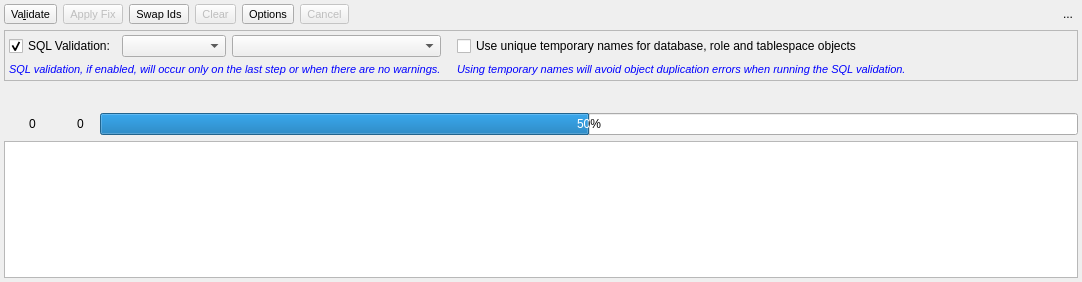
<?xml version="1.0" encoding="UTF-8"?>
<ui version="4.0">
 <class>ModelValidationWidget</class>
 <widget class="QWidget" name="ModelValidationWidget">
  <property name="geometry">
   <rect>
    <x>0</x>
    <y>0</y>
    <width>1082</width>
    <height>282</height>
   </rect>
  </property>
  <property name="sizePolicy">
   <sizepolicy hsizetype="Minimum" vsizetype="Preferred">
    <horstretch>0</horstretch>
    <verstretch>0</verstretch>
   </sizepolicy>
  </property>
  <property name="minimumSize">
   <size>
    <width>0</width>
    <height>230</height>
   </size>
  </property>
  <property name="windowTitle">
   <string>Form</string>
  </property>
  <layout class="QGridLayout" name="gridLayout">
   <property name="leftMargin">
    <number>4</number>
   </property>
   <property name="topMargin">
    <number>4</number>
   </property>
   <property name="rightMargin">
    <number>4</number>
   </property>
   <property name="bottomMargin">
    <number>4</number>
   </property>
   <item row="2" column="0" colspan="11">
    <widget class="QWidget" name="prog_info_wgt" native="true">
     <property name="minimumSize">
      <size>
       <width>0</width>
       <height>0</height>
      </size>
     </property>
     <layout class="QGridLayout" name="gridLayout_3">
      <property name="leftMargin">
       <number>0</number>
      </property>
      <property name="topMargin">
       <number>0</number>
      </property>
      <property name="rightMargin">
       <number>0</number>
      </property>
      <property name="bottomMargin">
       <number>0</number>
      </property>
      <item row="1" column="0">
       <layout class="QHBoxLayout" name="horizontalLayout_2">
        <property name="spacing">
         <number>3</number>
        </property>
        <property name="rightMargin">
         <number>10</number>
        </property>
        <item>
         <widget class="QLabel" name="warn_lbl">
          <property name="sizePolicy">
           <sizepolicy hsizetype="Fixed" vsizetype="Fixed">
            <horstretch>0</horstretch>
            <verstretch>0</verstretch>
           </sizepolicy>
          </property>
          <property name="minimumSize">
           <size>
            <width>22</width>
            <height>22</height>
           </size>
          </property>
          <property name="maximumSize">
           <size>
            <width>22</width>
            <height>22</height>
           </size>
          </property>
          <property name="toolTip">
           <string>Warnings: does not prevents model to be saved.</string>
          </property>
          <property name="text">
           <string/>
          </property>
          <property name="textFormat">
           <enum>Qt::AutoText</enum>
          </property>
          <property name="pixmap">
           <pixmap resource="../res/resources.qrc">:/icones/icones/msgbox_alerta.png</pixmap>
          </property>
          <property name="scaledContents">
           <bool>true</bool>
          </property>
         </widget>
        </item>
        <item>
         <widget class="QLabel" name="warn_count_lbl">
          <property name="sizePolicy">
           <sizepolicy hsizetype="Preferred" vsizetype="Fixed">
            <horstretch>0</horstretch>
            <verstretch>0</verstretch>
           </sizepolicy>
          </property>
          <property name="text">
           <string>0</string>
          </property>
          <property name="indent">
           <number>0</number>
          </property>
         </widget>
        </item>
       </layout>
      </item>
      <item row="1" column="2">
       <widget class="QProgressBar" name="validation_prog_pb">
        <property name="sizePolicy">
         <sizepolicy hsizetype="Expanding" vsizetype="Fixed">
          <horstretch>0</horstretch>
          <verstretch>0</verstretch>
         </sizepolicy>
        </property>
        <property name="minimumSize">
         <size>
          <width>100</width>
          <height>0</height>
         </size>
        </property>
        <property name="value">
         <number>50</number>
        </property>
        <property name="invertedAppearance">
         <bool>false</bool>
        </property>
       </widget>
      </item>
      <item row="1" column="1">
       <layout class="QHBoxLayout" name="horizontalLayout">
        <property name="spacing">
         <number>3</number>
        </property>
        <property name="rightMargin">
         <number>10</number>
        </property>
        <item>
         <widget class="QLabel" name="error_lbl">
          <property name="sizePolicy">
           <sizepolicy hsizetype="Fixed" vsizetype="Fixed">
            <horstretch>0</horstretch>
            <verstretch>0</verstretch>
           </sizepolicy>
          </property>
          <property name="minimumSize">
           <size>
            <width>22</width>
            <height>22</height>
           </size>
          </property>
          <property name="maximumSize">
           <size>
            <width>22</width>
            <height>22</height>
           </size>
          </property>
          <property name="toolTip">
           <string>Errors: model will not be saved while there are validation errors.</string>
          </property>
          <property name="text">
           <string/>
          </property>
          <property name="pixmap">
           <pixmap resource="../res/resources.qrc">:/icones/icones/msgbox_erro.png</pixmap>
          </property>
          <property name="scaledContents">
           <bool>true</bool>
          </property>
          <property name="indent">
           <number>0</number>
          </property>
         </widget>
        </item>
        <item>
         <widget class="QLabel" name="error_count_lbl">
          <property name="sizePolicy">
           <sizepolicy hsizetype="Preferred" vsizetype="Fixed">
            <horstretch>0</horstretch>
            <verstretch>0</verstretch>
           </sizepolicy>
          </property>
          <property name="toolTip">
           <string/>
          </property>
          <property name="text">
           <string>0</string>
          </property>
          <property name="indent">
           <number>0</number>
          </property>
         </widget>
        </item>
       </layout>
      </item>
      <item row="0" column="0" colspan="3">
       <layout class="QHBoxLayout" name="horizontalLayout_5">
        <item>
         <widget class="QLabel" name="ico_lbl">
          <property name="sizePolicy">
           <sizepolicy hsizetype="Fixed" vsizetype="Fixed">
            <horstretch>0</horstretch>
            <verstretch>0</verstretch>
           </sizepolicy>
          </property>
          <property name="minimumSize">
           <size>
            <width>20</width>
            <height>20</height>
           </size>
          </property>
          <property name="maximumSize">
           <size>
            <width>20</width>
            <height>20</height>
           </size>
          </property>
          <property name="text">
           <string/>
          </property>
          <property name="scaledContents">
           <bool>true</bool>
          </property>
         </widget>
        </item>
        <item>
         <widget class="QLabel" name="object_lbl">
          <property name="sizePolicy">
           <sizepolicy hsizetype="Expanding" vsizetype="Fixed">
            <horstretch>0</horstretch>
            <verstretch>0</verstretch>
           </sizepolicy>
          </property>
          <property name="text">
           <string/>
          </property>
          <property name="indent">
           <number>5</number>
          </property>
         </widget>
        </item>
       </layout>
      </item>
     </layout>
    </widget>
   </item>
   <item row="0" column="10">
    <widget class="QToolButton" name="hide_tb">
     <property name="minimumSize">
      <size>
       <width>20</width>
       <height>20</height>
      </size>
     </property>
     <property name="maximumSize">
      <size>
       <width>20</width>
       <height>20</height>
      </size>
     </property>
     <property name="toolTip">
      <string>Hide this widget</string>
     </property>
     <property name="text">
      <string>...</string>
     </property>
     <property name="icon">
      <iconset resource="../res/resources.qrc">
       <normaloff>:/icones/icones/fechar1.png</normaloff>:/icones/icones/fechar1.png</iconset>
     </property>
     <property name="autoRaise">
      <bool>true</bool>
     </property>
    </widget>
   </item>
   <item row="4" column="0" colspan="11">
    <widget class="QTreeWidget" name="output_trw">
     <property name="alternatingRowColors">
      <bool>true</bool>
     </property>
     <property name="selectionMode">
      <enum>QAbstractItemView::SingleSelection</enum>
     </property>
     <property name="iconSize">
      <size>
       <width>18</width>
       <height>18</height>
      </size>
     </property>
     <property name="indentation">
      <number>20</number>
     </property>
     <property name="uniformRowHeights">
      <bool>false</bool>
     </property>
     <attribute name="headerVisible">
      <bool>false</bool>
     </attribute>
     <column>
      <property name="text">
       <string/>
      </property>
     </column>
    </widget>
   </item>
   <item row="1" column="0" colspan="11">
    <widget class="QFrame" name="options_frm">
     <property name="sizePolicy">
      <sizepolicy hsizetype="Preferred" vsizetype="Preferred">
       <horstretch>0</horstretch>
       <verstretch>0</verstretch>
      </sizepolicy>
     </property>
     <property name="minimumSize">
      <size>
       <width>0</width>
       <height>0</height>
      </size>
     </property>
     <property name="frameShape">
      <enum>QFrame::StyledPanel</enum>
     </property>
     <property name="frameShadow">
      <enum>QFrame::Raised</enum>
     </property>
     <layout class="QGridLayout" name="gridLayout_2">
      <property name="leftMargin">
       <number>4</number>
      </property>
      <property name="topMargin">
       <number>4</number>
      </property>
      <property name="rightMargin">
       <number>4</number>
      </property>
      <property name="bottomMargin">
       <number>4</number>
      </property>
      <item row="0" column="5">
       <widget class="QCheckBox" name="use_tmp_names_chk">
        <property name="sizePolicy">
         <sizepolicy hsizetype="Expanding" vsizetype="Fixed">
          <horstretch>0</horstretch>
          <verstretch>0</verstretch>
         </sizepolicy>
        </property>
        <property name="text">
         <string>Use unique temporary names for database, role and tablespace objects</string>
        </property>
       </widget>
      </item>
      <item row="0" column="0">
       <widget class="QCheckBox" name="sql_validation_chk">
        <property name="sizePolicy">
         <sizepolicy hsizetype="Fixed" vsizetype="Fixed">
          <horstretch>0</horstretch>
          <verstretch>0</verstretch>
         </sizepolicy>
        </property>
        <property name="toolTip">
         <string>Enable validation of SQL code on DBMS (requires connection)</string>
        </property>
        <property name="text">
         <string>SQL Validation:</string>
        </property>
        <property name="checked">
         <bool>true</bool>
        </property>
       </widget>
      </item>
      <item row="0" column="1">
       <widget class="QComboBox" name="connections_cmb">
        <property name="enabled">
         <bool>true</bool>
        </property>
        <property name="sizePolicy">
         <sizepolicy hsizetype="Preferred" vsizetype="Fixed">
          <horstretch>0</horstretch>
          <verstretch>0</verstretch>
         </sizepolicy>
        </property>
        <property name="minimumSize">
         <size>
          <width>0</width>
          <height>0</height>
         </size>
        </property>
        <property name="toolTip">
         <string>Connection alias</string>
        </property>
       </widget>
      </item>
      <item row="0" column="2" colspan="2">
       <widget class="QComboBox" name="version_cmb">
        <property name="enabled">
         <bool>true</bool>
        </property>
        <property name="sizePolicy">
         <sizepolicy hsizetype="Preferred" vsizetype="Fixed">
          <horstretch>0</horstretch>
          <verstretch>0</verstretch>
         </sizepolicy>
        </property>
        <property name="toolTip">
         <string>PostgreSQL version</string>
        </property>
       </widget>
      </item>
      <item row="1" column="0" colspan="4">
       <widget class="QLabel" name="label_2">
        <property name="palette">
         <palette>
          <active>
           <colorrole role="WindowText">
            <brush brushstyle="SolidPattern">
             <color alpha="255">
              <red>0</red>
              <green>0</green>
              <blue>255</blue>
             </color>
            </brush>
           </colorrole>
          </active>
          <inactive>
           <colorrole role="WindowText">
            <brush brushstyle="SolidPattern">
             <color alpha="255">
              <red>0</red>
              <green>0</green>
              <blue>255</blue>
             </color>
            </brush>
           </colorrole>
          </inactive>
          <disabled>
           <colorrole role="WindowText">
            <brush brushstyle="SolidPattern">
             <color alpha="255">
              <red>34</red>
              <green>31</green>
              <blue>30</blue>
             </color>
            </brush>
           </colorrole>
          </disabled>
         </palette>
        </property>
        <property name="font">
         <font>
          <pointsize>8</pointsize>
          <italic>true</italic>
         </font>
        </property>
        <property name="text">
         <string>SQL validation, if enabled, will occur only on the last step or when there are no warnings.</string>
        </property>
        <property name="indent">
         <number>-1</number>
        </property>
       </widget>
      </item>
      <item row="1" column="5">
       <widget class="QLabel" name="label_3">
        <property name="sizePolicy">
         <sizepolicy hsizetype="Expanding" vsizetype="Preferred">
          <horstretch>0</horstretch>
          <verstretch>0</verstretch>
         </sizepolicy>
        </property>
        <property name="palette">
         <palette>
          <active>
           <colorrole role="WindowText">
            <brush brushstyle="SolidPattern">
             <color alpha="255">
              <red>0</red>
              <green>0</green>
              <blue>255</blue>
             </color>
            </brush>
           </colorrole>
          </active>
          <inactive>
           <colorrole role="WindowText">
            <brush brushstyle="SolidPattern">
             <color alpha="255">
              <red>0</red>
              <green>0</green>
              <blue>255</blue>
             </color>
            </brush>
           </colorrole>
          </inactive>
          <disabled>
           <colorrole role="WindowText">
            <brush brushstyle="SolidPattern">
             <color alpha="255">
              <red>34</red>
              <green>31</green>
              <blue>30</blue>
             </color>
            </brush>
           </colorrole>
          </disabled>
         </palette>
        </property>
        <property name="font">
         <font>
          <pointsize>8</pointsize>
          <italic>true</italic>
         </font>
        </property>
        <property name="text">
         <string>Using temporary names will avoid object duplication errors when running the SQL validation.</string>
        </property>
       </widget>
      </item>
      <item row="0" column="4" rowspan="2">
       <spacer name="horizontalSpacer_2">
        <property name="orientation">
         <enum>Qt::Horizontal</enum>
        </property>
        <property name="sizeType">
         <enum>QSizePolicy::Fixed</enum>
        </property>
        <property name="sizeHint" stdset="0">
         <size>
          <width>10</width>
          <height>20</height>
         </size>
        </property>
       </spacer>
      </item>
     </layout>
    </widget>
   </item>
   <item row="0" column="1">
    <widget class="QToolButton" name="fix_btn">
     <property name="enabled">
      <bool>false</bool>
     </property>
     <property name="sizePolicy">
      <sizepolicy hsizetype="Fixed" vsizetype="Fixed">
       <horstretch>0</horstretch>
       <verstretch>0</verstretch>
      </sizepolicy>
     </property>
     <property name="font">
      <font>
       <pointsize>8</pointsize>
      </font>
     </property>
     <property name="toolTip">
      <string>Try to resolve the reported issues.</string>
     </property>
     <property name="text">
      <string>Apply Fix</string>
     </property>
     <property name="icon">
      <iconset resource="../res/resources.qrc">
       <normaloff>:/icones/icones/fixobject.png</normaloff>:/icones/icones/fixobject.png</iconset>
     </property>
     <property name="iconSize">
      <size>
       <width>20</width>
       <height>20</height>
      </size>
     </property>
     <property name="shortcut">
      <string>Ctrl+S</string>
     </property>
     <property name="toolButtonStyle">
      <enum>Qt::ToolButtonTextBesideIcon</enum>
     </property>
     <property name="arrowType">
      <enum>Qt::NoArrow</enum>
     </property>
    </widget>
   </item>
   <item row="0" column="3">
    <widget class="QToolButton" name="clear_btn">
     <property name="enabled">
      <bool>false</bool>
     </property>
     <property name="font">
      <font>
       <pointsize>8</pointsize>
      </font>
     </property>
     <property name="toolTip">
      <string>Clear validation results</string>
     </property>
     <property name="text">
      <string>Clear</string>
     </property>
     <property name="icon">
      <iconset resource="../res/resources.qrc">
       <normaloff>:/icones/icones/limpartexto.png</normaloff>:/icones/icones/limpartexto.png</iconset>
     </property>
     <property name="iconSize">
      <size>
       <width>20</width>
       <height>20</height>
      </size>
     </property>
     <property name="toolButtonStyle">
      <enum>Qt::ToolButtonTextBesideIcon</enum>
     </property>
    </widget>
   </item>
   <item row="0" column="4">
    <widget class="QToolButton" name="options_btn">
     <property name="enabled">
      <bool>true</bool>
     </property>
     <property name="sizePolicy">
      <sizepolicy hsizetype="Fixed" vsizetype="Fixed">
       <horstretch>0</horstretch>
       <verstretch>0</verstretch>
      </sizepolicy>
     </property>
     <property name="font">
      <font>
       <pointsize>8</pointsize>
      </font>
     </property>
     <property name="toolTip">
      <string>Try to apply a fix on the selected validation info.</string>
     </property>
     <property name="text">
      <string>Options</string>
     </property>
     <property name="icon">
      <iconset resource="../res/resources.qrc">
       <normaloff>:/icones/icones/config.png</normaloff>:/icones/icones/config.png</iconset>
     </property>
     <property name="iconSize">
      <size>
       <width>20</width>
       <height>20</height>
      </size>
     </property>
     <property name="checkable">
      <bool>true</bool>
     </property>
     <property name="toolButtonStyle">
      <enum>Qt::ToolButtonTextBesideIcon</enum>
     </property>
    </widget>
   </item>
   <item row="0" column="6" colspan="4">
    <spacer name="horizontalSpacer">
     <property name="orientation">
      <enum>Qt::Horizontal</enum>
     </property>
     <property name="sizeHint" stdset="0">
      <size>
       <width>405</width>
       <height>17</height>
      </size>
     </property>
    </spacer>
   </item>
   <item row="0" column="5">
    <widget class="QToolButton" name="cancel_btn">
     <property name="enabled">
      <bool>false</bool>
     </property>
     <property name="font">
      <font>
       <pointsize>8</pointsize>
      </font>
     </property>
     <property name="toolTip">
      <string>Cancel the SQL validation in progress.</string>
     </property>
     <property name="text">
      <string>Cancel</string>
     </property>
     <property name="icon">
      <iconset resource="../res/resources.qrc">
       <normaloff>:/icones/icones/msgbox_erro.png</normaloff>:/icones/icones/msgbox_erro.png</iconset>
     </property>
     <property name="iconSize">
      <size>
       <width>20</width>
       <height>20</height>
      </size>
     </property>
     <property name="shortcut">
      <string>Esc</string>
     </property>
     <property name="toolButtonStyle">
      <enum>Qt::ToolButtonTextBesideIcon</enum>
     </property>
    </widget>
   </item>
   <item row="0" column="2">
    <widget class="QToolButton" name="swap_ids_btn">
     <property name="font">
      <font>
       <pointsize>8</pointsize>
      </font>
     </property>
     <property name="toolTip">
      <string>Change the creation order for two objects by swapping their ids</string>
     </property>
     <property name="text">
      <string>Swap Ids</string>
     </property>
     <property name="icon">
      <iconset resource="../res/resources.qrc">
       <normaloff>:/icones/icones/swapobjs.png</normaloff>:/icones/icones/swapobjs.png</iconset>
     </property>
     <property name="iconSize">
      <size>
       <width>20</width>
       <height>20</height>
      </size>
     </property>
     <property name="toolButtonStyle">
      <enum>Qt::ToolButtonTextBesideIcon</enum>
     </property>
    </widget>
   </item>
   <item row="0" column="0">
    <widget class="QToolButton" name="validate_btn">
     <property name="sizePolicy">
      <sizepolicy hsizetype="Fixed" vsizetype="Fixed">
       <horstretch>0</horstretch>
       <verstretch>0</verstretch>
      </sizepolicy>
     </property>
     <property name="font">
      <font>
       <pointsize>8</pointsize>
      </font>
     </property>
     <property name="text">
      <string>Va&amp;lidate</string>
     </property>
     <property name="icon">
      <iconset resource="../res/resources.qrc">
       <normaloff>:/icones/icones/validation.png</normaloff>:/icones/icones/validation.png</iconset>
     </property>
     <property name="iconSize">
      <size>
       <width>20</width>
       <height>20</height>
      </size>
     </property>
     <property name="toolButtonStyle">
      <enum>Qt::ToolButtonTextBesideIcon</enum>
     </property>
    </widget>
   </item>
  </layout>
 </widget>
 <tabstops>
  <tabstop>validate_btn</tabstop>
  <tabstop>fix_btn</tabstop>
  <tabstop>swap_ids_btn</tabstop>
  <tabstop>clear_btn</tabstop>
  <tabstop>options_btn</tabstop>
  <tabstop>cancel_btn</tabstop>
  <tabstop>sql_validation_chk</tabstop>
  <tabstop>connections_cmb</tabstop>
  <tabstop>version_cmb</tabstop>
  <tabstop>output_trw</tabstop>
  <tabstop>hide_tb</tabstop>
 </tabstops>
 <resources>
  <include location="../res/resources.qrc"/>
 </resources>
 <connections/>
</ui>
